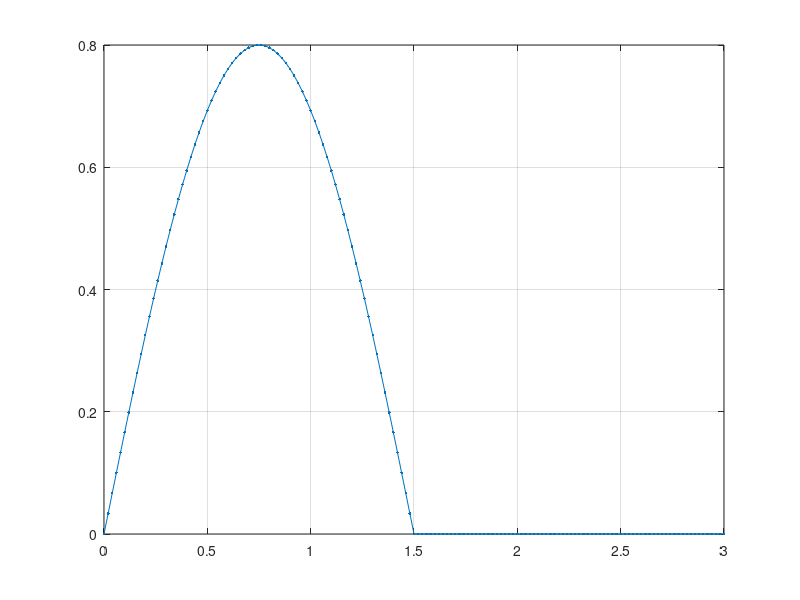

Write the MATLAB code that produced this figure.
t=0:0.02:3;
f=1/3;
s=0.8*sin(2*pi*f*t);
n=length(s);
for i=1:1:n
    if s(i)<0
        s(i)=0;
    end
end
plot(t,s,'.-'),grid